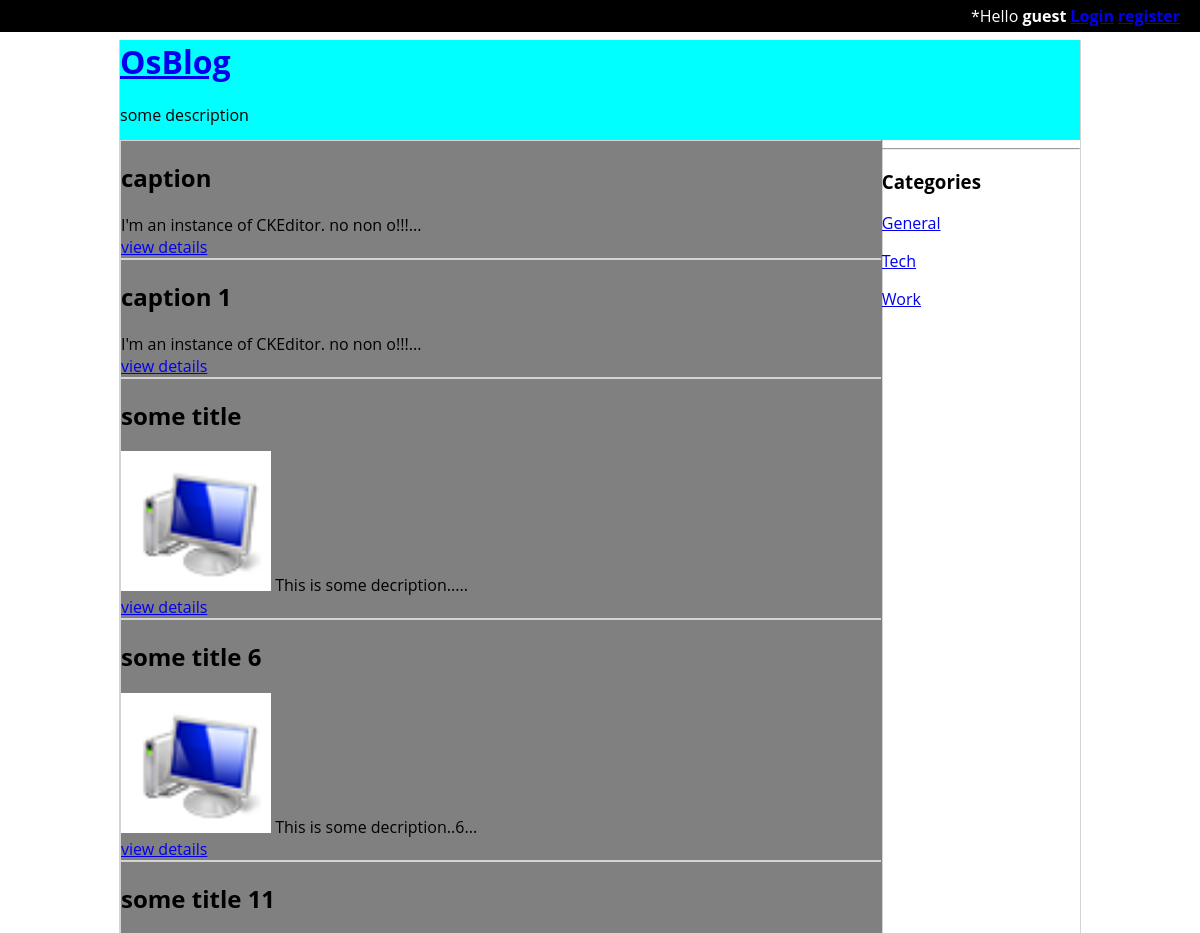
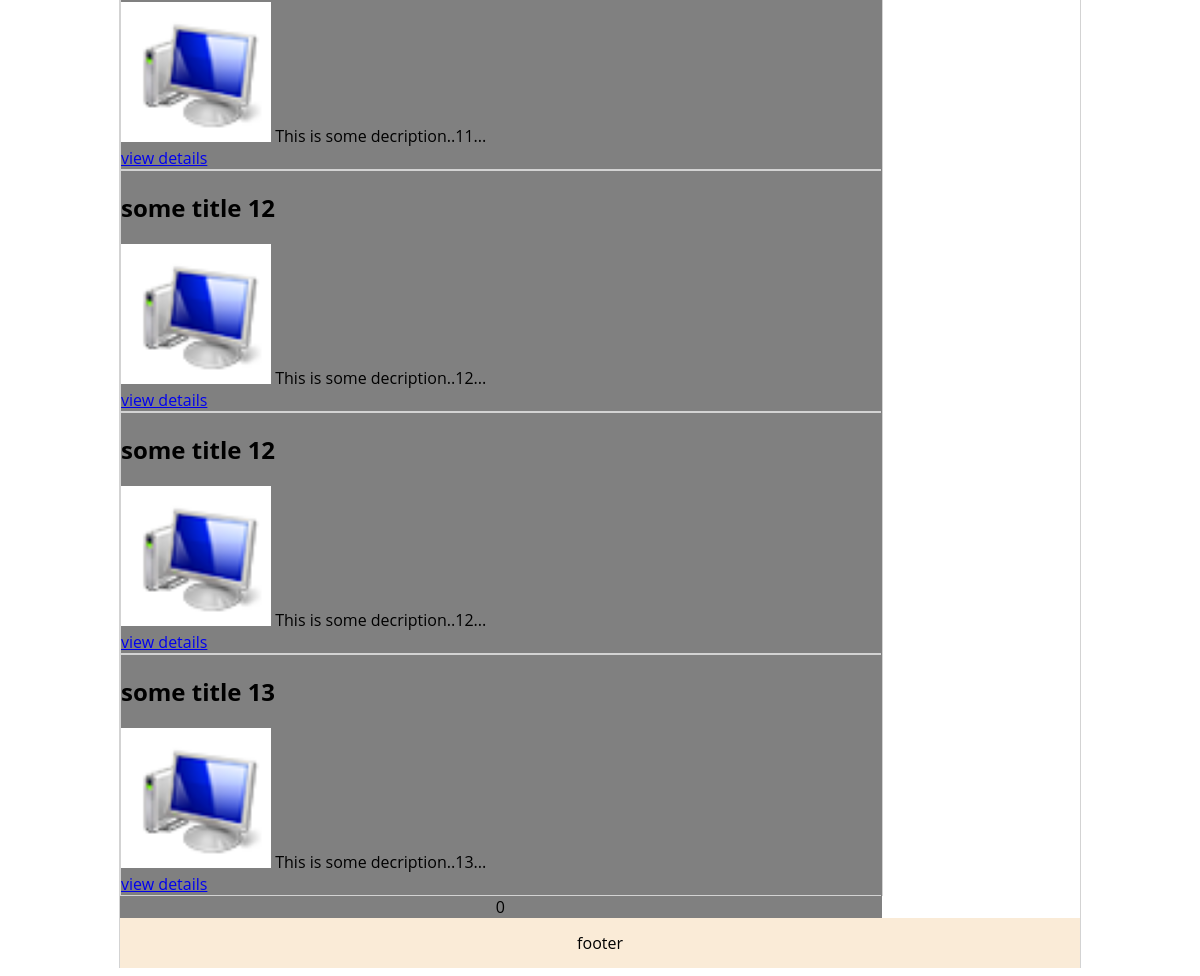
Screenshot of /categories/1 with the database file from the repository (2 pictures, top to bottom).
### tables this page shows
CREATE TABLE IF NOT EXISTS `posts` (
  `id` int(11) NOT NULL AUTO_INCREMENT,
  `caption` varchar(250) NOT NULL,
  `text` text NOT NULL,
  `author_id` int(11) NOT NULL,
  `category` int(11) NOT NULL,
  `img` varchar(200) NOT NULL,
  `like` int(11) NOT NULL,
  PRIMARY KEY (`id`)
);

### Blog/controllers/DefaultController.php (called while the page is built, shortened)
<?php
class DefaultController extends Controller
{
    private $db;
    public function __construct()
    {
        $this->db = new DatabaseProvider();
        $this->user=new User();
    }
    public  function categories($cat=0){
        $posts = $this->db->getPostsCat($cat);
        $this->view->load('index', ['pageTitle' => 'os-blog', 'posts' => $posts]);
    }
}

### Core/dbConfig.php (called while the page is built)
<?php
return [
    'dsn' => 'mysql:host=localhost;dbname=osblog',
    'login' => 'root',
    'password' => ''
];

### Core/DatabaseProvider.php (called while the page is built, shortened)
<?php
class DatabaseProvider{
    private $pdo;
    public function __construct()
    {
        $settings = require 'dbConfig.php';
        $dns=$settings['dsn'];
        $opt=array(
            PDO::ATTR_ERRMODE=>PDO::ERRMODE_EXCEPTION,
            PDO::ATTR_DEFAULT_FETCH_MODE=>PDO::FETCH_ASSOC
        );
        $pdo=new PDO($dns, $settings['login'], $settings['password']);
        $this->pdo=$pdo;
    }
    public function getPostsCat($cat=0){
        $posts=$this->pdo->prepare('select * from posts WHERE category = "'.$cat.'"');
        $posts->execute(array());
        return $posts->fetchAll();
    }
}

### index.php (called while the page is built, shortened)
<?php
require_once 'Core/AutoLoader.php';
new \Core\Init;

### Core/AutoLoader.php (called while the page is built, shortened)
<?php
class AutoLoader{
    public static function autoload($path){
        $path="$path.php";
    }
}

### Blog/controllers/Controller.php (called while the page is built, shortened)
<?php
abstract class Controller
{
    public function __construct()
    {
        $this->view=new View('layouts/main');
    }
}

### Core/Models/User.php (called while the page is built, shortened)
<?php
class User{
    public function Check(){
        if(isset($_COOKIE["login"]) && $_COOKIE["login"]!=""){
            User::$login=$_COOKIE["login"];
            return true;
        }else{
            return false;
        }
    }
}

### Blog/views/index.php (the view)
<?php
if (isset($posts)) {
    foreach ($posts as $key => $value) {
        ?>
        <div class="post-item">
            <h2><?= strip_tags($value['caption']) ?></h2>
            <div>
                <? if($value['img']!='') {?>
                <img src="/public/img/<?= $value['img'];?>" alt="" width="150">
            <? } ?>
                <?= substr(strip_tags($value['text']), 0, 75) ?>...</div>
            <a href="/post/<?= $value['id'] ?>">view details</a>
        </div>
        <?php
    }
    echo '<div class="nav">'. \Core\DatabaseProvider::$navLink.'</div>';
}
?>

### Core/Init.php (shortened to what this page needs)
<?php
class Init{
    private $controller = APP.'\controllers\DefaultController';
    private $action = 'index';
    private $args=[];
    public function __construct()
    {
        $this->InitRoute()->CallAction();
    }
    public function InitRoute(){
        $url = isset($_SERVER['REQUEST_URI'])?$_SERVER['REQUEST_URI']:'';
        $segments=explode('/', $url);
        unset($segments[0]);
        if(!empty($segments[1])){
            $this->action=$segments[1];
            unset($segments[1]);
            if(!empty($segments[2])){
                $this->args=$segments;
            }
        }
        return $this;
    }
    public function CallAction(){
        if(class_exists($this->controller)){
            $Controller=new $this->controller();
            if(method_exists($Controller, $this->action)){
                call_user_func_array([$Controller, $this->action], $this->args);
            }else{
                $Controller->error(404);
            }
        }else{
            throw new \Exception("Controller [$this->controller] not found");
        }
    }
}

### Core/View.php (shortened to what this page needs)
<?php
class View{
    private $viewsFolder=APP.'/views';
    private $layoutPath;
    private $data=[];
    public function __construct($layout)
    {
        $layoutPath="$this->viewsFolder/$layout.php";
        if(file_exists($layoutPath)){
            $this->layoutPath=$layoutPath;
        }else{
            throw new \Exception("Layout [$layoutPath] not found");
        }
    }
    public function addData($key, $value=null){
        if(is_array($key)){
            $this->data=array_merge($this->data, $key);
        }else{
            $this->data[$key]=$value;
        }
        return $this;
    }
    public function load($title, array $data=array()){
        $filePath="$this->viewsFolder/$title.php";
        if(isset($this->layoutPath) && file_exists($filePath)){
            $this->data['pageContent'] = $this->getContent($filePath);
            require $this->layoutPath;
        }else{
            throw new \Exception("View [$filePath] not found");
        }
    }
    public function getContent($pagePath){
        extract($this->data);
        require $pagePath;
        $data=ob_get_contents();
        return $data;
    }
}

### Blog/views/layouts/main.php (shortened to what this page needs)
<html>
<head>
    <link rel="stylesheet" href="../public/css/style.css">
</head>
<body>
<? require 'partials/user_bar.php'; ?>
<div class="container">
    <? require 'partials/header.php' ?>
    <div class="row">
        <? require 'partials/content.php'; ?>
        <? require 'partials/sidebar.php'; ?>
    </div>
    <? require 'partials/footer.php'; ?>
</div>
</body>
</html>

### Blog/views/layouts/partials/user_bar.php (shortened to what this page needs)
<div class="fixed-top">
    <div>*Hello
        <b><?= \Core\Models\User::$login; ?>
            <?php
            if(\Core\Models\User::$login!="guest"){
                ?>
                <a href="/Logout">logout</a>
            <?php
            }else{
                ?>
                <a href="/login">Login</a>
                <a href="/register">register</a>
            <?php
            }
            ?>
        </b></div>
</div>

### Blog/views/layouts/partials/header.php
<div class="header">
    <h1><a href="/">OsBlog</a></h1>
    <p>some description</p>
</div>

### Blog/views/layouts/partials/content.php (shortened to what this page needs)
<div class="content">
    <?= $pageContent ?>
</div>

### Blog/views/layouts/partials/sidebar.php (shortened to what this page needs)
<div class="sidebar">
    <hr>
    <h3>Categories</h3>
    <p><a href="/categories/0"> General</a></p>
    <p><a href="/categories/1"> Tech</a></p>
    <p><a href="/categories/2"> Work</a></p>
</div>

### Blog/views/layouts/partials/footer.php
<div class="footer">
    footer
</div>

### public/css/style.css (style rules this page uses)
body { font-family: "Open Sans", Helvetica, Arial, "Liberation Sans", sans-serif; }
.fixed-top div { float: right; padding: 5px 20px; }
.fixed-top { position: absolute; top:0; left: 0; width: 100%; color: white; background: black ; }
.container { max-width: 960px; border-left: 1px solid lightgray; border-right: 1px solid lightgray; margin:auto; margin-top: 40px; }
.header { min-height: 100px; background-color: aqua; }
.sidebar { width: 250px; border-left: 1px solid grey; }
.row { display: flex; width: 100%; }
.content { background-color: grey; width: 100%; min-height: calc(100vh - 250px); }
.footer { width: 100%; min-height: 50px; display: flex; justify-content: center; align-items: center; background-color: antiquewhite; }
.post-item { display: block; width: 100%; border: 1px solid lightgray; }
.nav { margin: auto; width: 100%; text-align: center; }

### rows the page displays
posts: caption "caption", text "I'm an instance of CKEditor. no non o!!!"
posts: caption "caption 1", text "I'm an instance of CKEditor. no non o!!!"
posts: caption "some title", img (picture), text "This is some decription.."
posts: caption "some title 6", img (picture), text "This is some decription..6"
posts: caption "some title 11", img (picture), text "This is some decription..11"
posts: caption "some title 12", img (picture), text "This is some decription..12"
posts: caption "some title 12", img (picture), text "This is some decription..12"
posts: caption "some title 13", img (picture), text "This is some decription..13"
